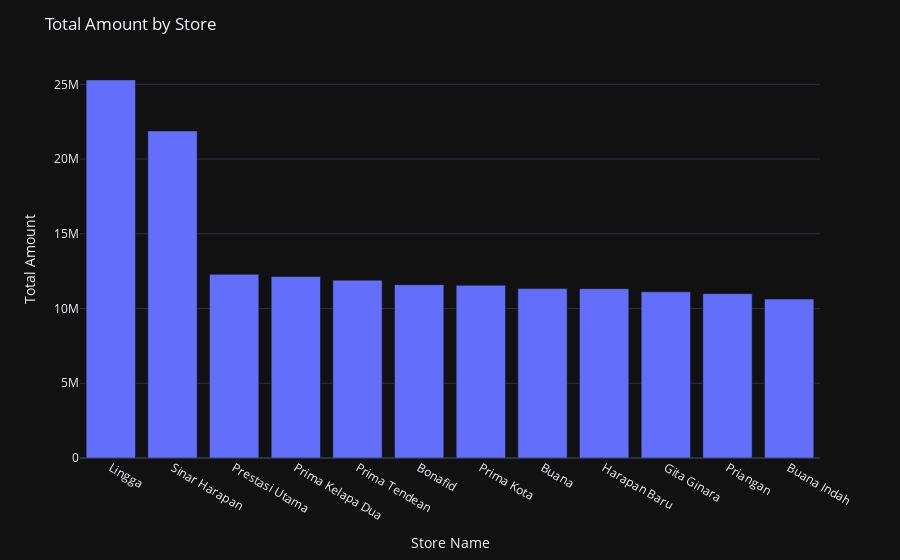

Source (notebook cell):
### Markdown cell above
Jumlah penjualan (total amount) by store name

### Code cell
# Menghitung jumlah total amount per toko
total_amount_by_store = df.groupby('StoreName')['TotalAmount'].sum().reset_index()

# Mengurutkan hasil secara descending berdasarkan 'Amount'
total_amount_by_store = total_amount_by_store.sort_values(by='TotalAmount', ascending=False)

# Membuat plot menggunakan Plotly Express
fig = px.bar(total_amount_by_store, x='StoreName', y='TotalAmount', labels={'TotalAmount': 'Total Amount'})
fig.update_layout(title='Total Amount by Store', xaxis_title='Store Name', yaxis_title='Total Amount')

fig.update_layout(template='plotly_dark')
fig.show()

### Figure 1 — Plotly figure (JSON) as saved in the notebook; plotly's stock layout.template omitted (floating-point values rounded to 4 significant figures)
{"data": [{"alignmentgroup": "True", "hovertemplate": "StoreName=%{x}<br>Total Amount=%{y}<extra></extra>", "legendgroup": "", "marker": {"color": "#636efa", "pattern": {"shape": ""}}, "name": "", "offsetgroup": "", "orientation": "v", "showlegend": false, "textposition": "auto", "type": "bar", "x": ["Lingga", "Sinar Harapan", "Prestasi Utama", "Prima Kelapa Dua", "Prima Tendean", "Bonafid", "Prima Kota", "Buana", "Harapan Baru", "Gita Ginara", "Priangan", "Buana Indah"], "xaxis": "x", "y": [25294100, 21882600, 12285200, 12136300, 11895500, 11595600, 11551100, 11332000, 11329500, 11116100, 10995100, 10629900], "yaxis": "y"}], "layout": {"barmode": "relative", "legend": {"tracegroupgap": 0}, "margin": {"t": 60}, "title": {"text": "Total Amount by Store"}, "xaxis": {"anchor": "y", "domain": [0, 1], "title": {"text": "Store Name"}}, "yaxis": {"anchor": "x", "domain": [0, 1], "title": {"text": "Total Amount"}}}}
